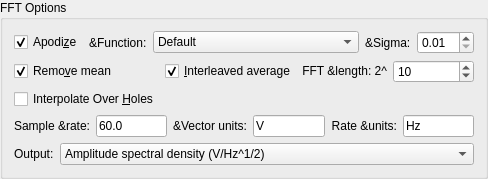
<?xml version="1.0" encoding="UTF-8"?>
<ui version="4.0" stdsetdef="1">
  <author></author>
  <comment></comment>
  <exportmacro>KST_EXPORT</exportmacro>
  <class>KstFFTOptions</class>
  <widget class="QWidget" name="FFTOptions">
    <property name="geometry">
      <rect>
        <x>0</x>
        <y>0</y>
        <width>488</width>
        <height>162</height>
      </rect>
    </property>
    <property name="sizePolicy">
      <sizepolicy>
        <hsizetype>5</hsizetype>
        <vsizetype>5</vsizetype>
        <horstretch>0</horstretch>
        <verstretch>0</verstretch>
      </sizepolicy>
    </property>
    <property name="windowTitle">
      <string>FFTOptions</string>
    </property>
    <layout class="QGridLayout">
      <property name="margin">
        <number>0</number>
      </property>
      <property name="spacing">
        <number>0</number>
      </property>
      <item row="0" column="0">
        <widget class="QGroupBox" name="GroupBoxFFTOptions">
          <property name="sizePolicy">
            <sizepolicy>
              <hsizetype>5</hsizetype>
              <vsizetype>0</vsizetype>
              <horstretch>0</horstretch>
              <verstretch>0</verstretch>
            </sizepolicy>
          </property>
          <property name="title">
            <string>FFT Options</string>
          </property>
          <layout class="QVBoxLayout">
            <item>
              <layout class="QGridLayout">
                <item row="0" column="2">
                  <widget class="QComboBox" name="ApodizeFxn">
                    <property name="sizePolicy">
                      <sizepolicy>
                        <hsizetype>3</hsizetype>
                        <vsizetype>0</vsizetype>
                        <horstretch>0</horstretch>
                        <verstretch>0</verstretch>
                      </sizepolicy>
                    </property>
                    <item>
                      <property name="text">
                        <string>Default</string>
                      </property>
                    </item>
                    <item>
                      <property name="text">
                        <string>Bartlett</string>
                      </property>
                    </item>
                    <item>
                      <property name="text">
                        <string>Blackman</string>
                      </property>
                    </item>
                    <item>
                      <property name="text">
                        <string>Connes</string>
                      </property>
                    </item>
                    <item>
                      <property name="text">
                        <string>cosine</string>
                      </property>
                    </item>
                    <item>
                      <property name="text">
                        <string>Gaussian (custom sigma)</string>
                      </property>
                    </item>
                    <item>
                      <property name="text">
                        <string>Hamming</string>
                      </property>
                    </item>
                    <item>
                      <property name="text">
                        <string>Hann</string>
                      </property>
                    </item>
                    <item>
                      <property name="text">
                        <string>Welch</string>
                      </property>
                    </item>
                  </widget>
                </item>
                <item row="0" column="3">
                  <widget class="QLabel" name="textLabel1">
                    <property name="text">
                      <string>&amp;Sigma:</string>
                    </property>
                    <property name="buddy" stdset="0">
                      <cstring>Sigma</cstring>
                    </property>
                    <property name="wordWrap">
                      <bool>false</bool>
                    </property>
                  </widget>
                </item>
                <item row="0" column="4">
                  <widget class="QDoubleSpinBox" name="Sigma">
                    <property name="minimum">
                      <double>0.010000000000000</double>
                    </property>
                  </widget>
                </item>
                <item row="0" column="0">
                  <widget class="QCheckBox" name="Apodize">
                    <property name="sizePolicy">
                      <sizepolicy>
                        <hsizetype>1</hsizetype>
                        <vsizetype>0</vsizetype>
                        <horstretch>0</horstretch>
                        <verstretch>0</verstretch>
                      </sizepolicy>
                    </property>
                    <property name="text">
                      <string>Apodi&amp;ze</string>
                    </property>
                    <property name="checked">
                      <bool>true</bool>
                    </property>
                    <property name="whatsThis" stdset="0">
                      <string>Select from this pulldown the source vector for the Curve's y axis error bars.  If &quot;&lt;None&gt;&quot; is selected, there will be no y axis error bars drawn.  Create new vectors with the &quot;Vectors&quot; tab.</string>
                    </property>
                  </widget>
                </item>
                <item row="0" column="1">
                  <widget class="QLabel" name="textLabel2">
                    <property name="text">
                      <string>&amp;Function:</string>
                    </property>
                    <property name="buddy" stdset="0">
                      <cstring>ApodizeFxn</cstring>
                    </property>
                    <property name="wordWrap">
                      <bool>false</bool>
                    </property>
                  </widget>
                </item>
              </layout>
            </item>
            <item>
              <layout class="QGridLayout">
                <item row="0" column="1">
                  <widget class="QCheckBox" name="Interleaved">
                    <property name="text">
                      <string>&amp;Interleaved average</string>
                    </property>
                    <property name="checked">
                      <bool>true</bool>
                    </property>
                  </widget>
                </item>
                <item row="0" column="2">
                  <widget class="QLabel" name="TextLabel1_9">
                    <property name="sizePolicy">
                      <sizepolicy>
                        <hsizetype>0</hsizetype>
                        <vsizetype>0</vsizetype>
                        <horstretch>0</horstretch>
                        <verstretch>0</verstretch>
                      </sizepolicy>
                    </property>
                    <property name="text">
                      <string>FFT &amp;length: 2^</string>
                    </property>
                    <property name="alignment">
                      <set>Qt::AlignVCenter|Qt::AlignRight</set>
                    </property>
                    <property name="buddy" stdset="0">
                      <cstring>FFTLen</cstring>
                    </property>
                    <property name="wordWrap">
                      <bool>false</bool>
                    </property>
                  </widget>
                </item>
                <item row="0" column="3">
                  <widget class="QSpinBox" name="FFTLen">
                    <property name="sizePolicy">
                      <sizepolicy>
                        <hsizetype>3</hsizetype>
                        <vsizetype>0</vsizetype>
                        <horstretch>0</horstretch>
                        <verstretch>0</verstretch>
                      </sizepolicy>
                    </property>
                    <property name="maximum">
                      <number>24</number>
                    </property>
                    <property name="minimum">
                      <number>4</number>
                    </property>
                    <property name="value">
                      <number>10</number>
                    </property>
                    <property name="whatsThis" stdset="0">
                      <string>Sets the length of the FFTs in generating the power spectrum.  2^10 = 1024, etc.  The larger the number, the larger the noise and resolution.</string>
                    </property>
                  </widget>
                </item>
                <item row="0" column="0">
                  <widget class="QCheckBox" name="RemoveMean">
                    <property name="text">
                      <string>Remo&amp;ve mean</string>
                    </property>
                    <property name="checked">
                      <bool>true</bool>
                    </property>
                  </widget>
                </item>
                <item row="1" column="0">
                  <widget class="QCheckBox" name="InterpolateHoles">
                    <property name="text">
                      <string>Interpolate Over &amp;Holes</string>
                    </property>
                    <property name="checked">
                      <bool>false</bool>
                    </property>
                  </widget>
                </item>
              </layout>
            </item>
            <item>
              <layout class="QHBoxLayout">
                <item>
                  <widget class="QLabel" name="TextLabel1_9_2">
                    <property name="sizePolicy">
                      <sizepolicy>
                        <hsizetype>0</hsizetype>
                        <vsizetype>5</vsizetype>
                        <horstretch>0</horstretch>
                        <verstretch>0</verstretch>
                      </sizepolicy>
                    </property>
                    <property name="text">
                      <string>Sample &amp;rate:</string>
                    </property>
                    <property name="alignment">
                      <set>Qt::AlignVCenter|Qt::AlignRight</set>
                    </property>
                    <property name="buddy" stdset="0">
                      <cstring>SampRate</cstring>
                    </property>
                    <property name="wordWrap">
                      <bool>false</bool>
                    </property>
                  </widget>
                </item>
                <item>
                  <widget class="QLineEdit" name="SampRate">
                    <property name="sizePolicy">
                      <sizepolicy>
                        <hsizetype>7</hsizetype>
                        <vsizetype>0</vsizetype>
                        <horstretch>0</horstretch>
                        <verstretch>0</verstretch>
                      </sizepolicy>
                    </property>
                    <property name="text">
                      <string>60.0</string>
                    </property>
                    <property name="whatsThis" stdset="0">
                      <string>The sample rate at which the measurements were acquired, for proper normalization.</string>
                    </property>
                  </widget>
                </item>
                <item>
                  <widget class="QLabel" name="TextLabel1_9_3">
                    <property name="sizePolicy">
                      <sizepolicy>
                        <hsizetype>0</hsizetype>
                        <vsizetype>5</vsizetype>
                        <horstretch>0</horstretch>
                        <verstretch>0</verstretch>
                      </sizepolicy>
                    </property>
                    <property name="text">
                      <string>&amp;Vector units:</string>
                    </property>
                    <property name="alignment">
                      <set>Qt::AlignVCenter|Qt::AlignRight</set>
                    </property>
                    <property name="buddy" stdset="0">
                      <cstring>VectorUnits</cstring>
                    </property>
                    <property name="whatsThis" stdset="0">
                      <string>Apply new data sample specifications to selected vectors.</string>
                    </property>
                    <property name="wordWrap">
                      <bool>false</bool>
                    </property>
                  </widget>
                </item>
                <item>
                  <widget class="QLineEdit" name="VectorUnits">
                    <property name="sizePolicy">
                      <sizepolicy>
                        <hsizetype>7</hsizetype>
                        <vsizetype>0</vsizetype>
                        <horstretch>0</horstretch>
                        <verstretch>0</verstretch>
                      </sizepolicy>
                    </property>
                    <property name="text">
                      <string>V</string>
                    </property>
                    <property name="whatsThis" stdset="0">
                      <string>The units of the Data Vector - for automatic labels.</string>
                    </property>
                  </widget>
                </item>
                <item>
                  <widget class="QLabel" name="TextLabel1_9_2_2">
                    <property name="sizePolicy">
                      <sizepolicy>
                        <hsizetype>0</hsizetype>
                        <vsizetype>0</vsizetype>
                        <horstretch>0</horstretch>
                        <verstretch>0</verstretch>
                      </sizepolicy>
                    </property>
                    <property name="text">
                      <string>Rate &amp;units:</string>
                    </property>
                    <property name="alignment">
                      <set>Qt::AlignVCenter|Qt::AlignRight</set>
                    </property>
                    <property name="buddy" stdset="0">
                      <cstring>RateUnits</cstring>
                    </property>
                    <property name="wordWrap">
                      <bool>false</bool>
                    </property>
                  </widget>
                </item>
                <item>
                  <widget class="QLineEdit" name="RateUnits">
                    <property name="sizePolicy">
                      <sizepolicy>
                        <hsizetype>7</hsizetype>
                        <vsizetype>0</vsizetype>
                        <horstretch>0</horstretch>
                        <verstretch>0</verstretch>
                      </sizepolicy>
                    </property>
                    <property name="text">
                      <string>Hz</string>
                    </property>
                    <property name="whatsThis" stdset="0">
                      <string>The units for the sample rate.  Used for automatic labels.</string>
                    </property>
                  </widget>
                </item>
              </layout>
            </item>
            <item>
              <layout class="QHBoxLayout">
                <item>
                  <widget class="QLabel" name="textLabel1_2">
                    <property name="text">
                      <string>Output:</string>
                    </property>
                    <property name="wordWrap">
                      <bool>false</bool>
                    </property>
                  </widget>
                </item>
                <item>
                  <widget class="QComboBox" name="Output">
                    <property name="sizePolicy">
                      <sizepolicy>
                        <hsizetype>3</hsizetype>
                        <vsizetype>0</vsizetype>
                        <horstretch>0</horstretch>
                        <verstretch>0</verstretch>
                      </sizepolicy>
                    </property>
                    <item>
                      <property name="text">
                        <string>Amplitude spectral density (V/Hz^1/2)</string>
                      </property>
                    </item>
                    <item>
                      <property name="text">
                        <string>Power spectral density (V^2/Hz)</string>
                      </property>
                    </item>
                    <item>
                      <property name="text">
                        <string>Amplitude spectrum (V)</string>
                      </property>
                    </item>
                    <item>
                      <property name="text">
                        <string>Power spectrum (V^2)</string>
                      </property>
                    </item>
                  </widget>
                </item>
              </layout>
            </item>
          </layout>
        </widget>
      </item>
    </layout>
  </widget>
  <layoutdefault spacing="6" margin="11"/>
  <pixmapfunction>qPixmapFromMimeSource</pixmapfunction>
  <tabstops>
    <tabstop>Apodize</tabstop>
    <tabstop>ApodizeFxn</tabstop>
    <tabstop>Sigma</tabstop>
    <tabstop>RemoveMean</tabstop>
    <tabstop>Interleaved</tabstop>
    <tabstop>FFTLen</tabstop>
    <tabstop>InterpolateHoles</tabstop>
    <tabstop>SampRate</tabstop>
    <tabstop>VectorUnits</tabstop>
    <tabstop>RateUnits</tabstop>
  </tabstops>
  <includes>
    <include location="global">kst_export.h</include>
    <include location="local">knuminput.h</include>
    <include location="local">knuminput.h</include>
  </includes>
  <connections/>
</ui>
